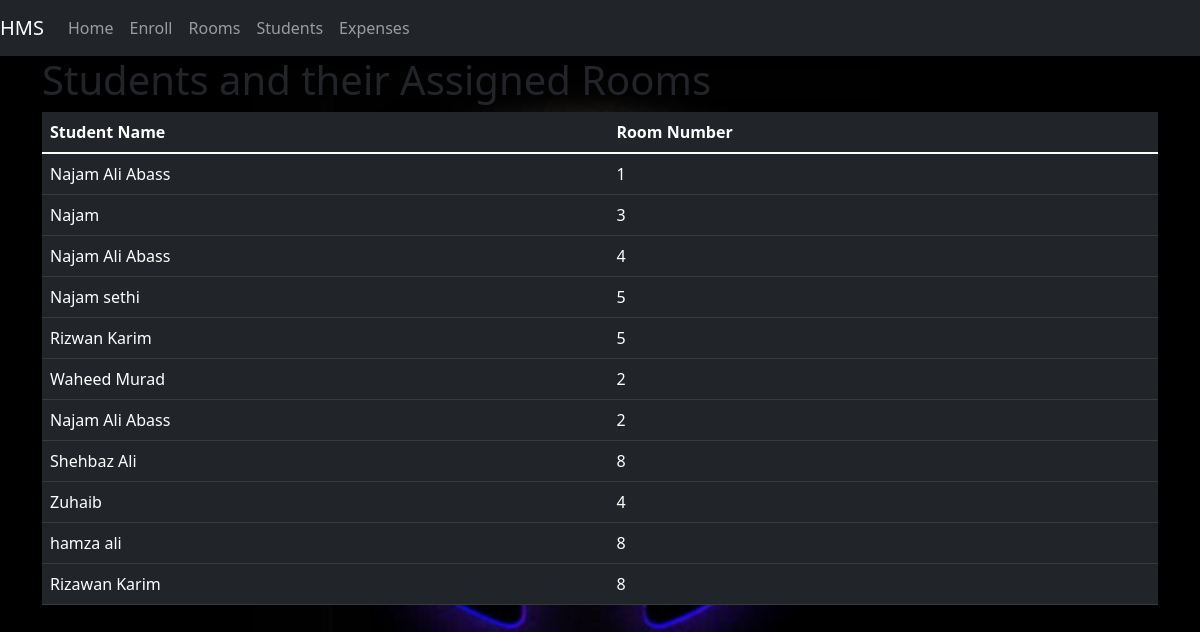
/students, run on the app's committed database.
### models.py (models this page shows)
class Student(db.Model):
    id = db.Column(db.Integer, primary_key=True)
    name = db.Column(db.String(100), nullable=False)
    room_id = db.Column(db.Integer, db.ForeignKey('room.id'), nullable=False)

class Room(db.Model):
    id = db.Column(db.Integer, primary_key=True)
    room_number = db.Column(db.Integer, unique=True, nullable=False)
    students = db.relationship('Student', backref='room', lazy=True)

### app.py (the view)
@app.route('/students')
def students():
    all_students = Student.query.all()
    return render_template('students.html', students=all_students)

### templates/students.html
{% extends 'base.html' %}
{% block content %}
<body>
    <h1>Students and their Assigned Rooms</h1>
    <table class = "table table-dark">
        <thead>
            <tr>
                <th>Student Name</th>
                <th>Room Number</th>
            </tr>
        </thead>
        <tbody>
            {% for student in students %}
            <tr>
                <td>{{ student.name }}</td>
                <td>{{ student.room.room_number }}</td>
            </tr>
            {% endfor %}
        </tbody>
    </table>
</body>
{% endblock %}

### templates/base.html (shortened to what this page needs)
<!DOCTYPE html>
<html lang="en">
<head>
    <link href="https://cdn.jsdelivr.net/npm/bootstrap@5.1.3/dist/css/bootstrap.min.css" rel="stylesheet">
    <nav class="navbar navbar-expand-lg navbar-dark bg-dark">
      <a class="navbar-brand" href="{{ url_for('index') }}">HMS</a>
      <div class="collapse navbar-collapse" id="navbarNav">
          <ul class="navbar-nav">
              <li class="nav-item active">
                  <a class="nav-link" href="{{ url_for('index') }}">Home</a>
              </li>
              <li class="nav-item">
                  <a class="nav-link" href="{{ url_for('enroll') }}">Enroll</a>
              </li>
              <li class="nav-item">
                  <a class="nav-link" href="{{ url_for('rooms') }}">Rooms</a>
              </li>
              <li class="nav-item">
                  <a class="nav-link" href="{{ url_for('students') }}">Students</a>
              </li>
              <li class="nav-item">
                <a class="nav-link" href="{{ url_for('expenses') }}">Expenses</a>
            </li>
          </ul>
      </div>
  </nav>
</head>
<body>
  <div class="container">
      {% block content %}{% endblock %}
  </div>
</body>
</html>

### data on the page
Student: name "Najam Ali Abass", room.room_number "1"
Student: name "Najam", room.room_number "3"
Student: name "Najam Ali Abass", room.room_number "4"
Student: name "Najam sethi", room.room_number "5"
Student: name "Rizwan Karim", room.room_number "5"
Student: name "Waheed Murad", room.room_number "2"
Student: name "Najam Ali Abass", room.room_number "2"
Student: name "Shehbaz Ali", room.room_number "8"
Student: name "Zuhaib", room.room_number "4"
Student: name "hamza ali", room.room_number "8"
Student: name "Rizawan Karim", room.room_number "8"
